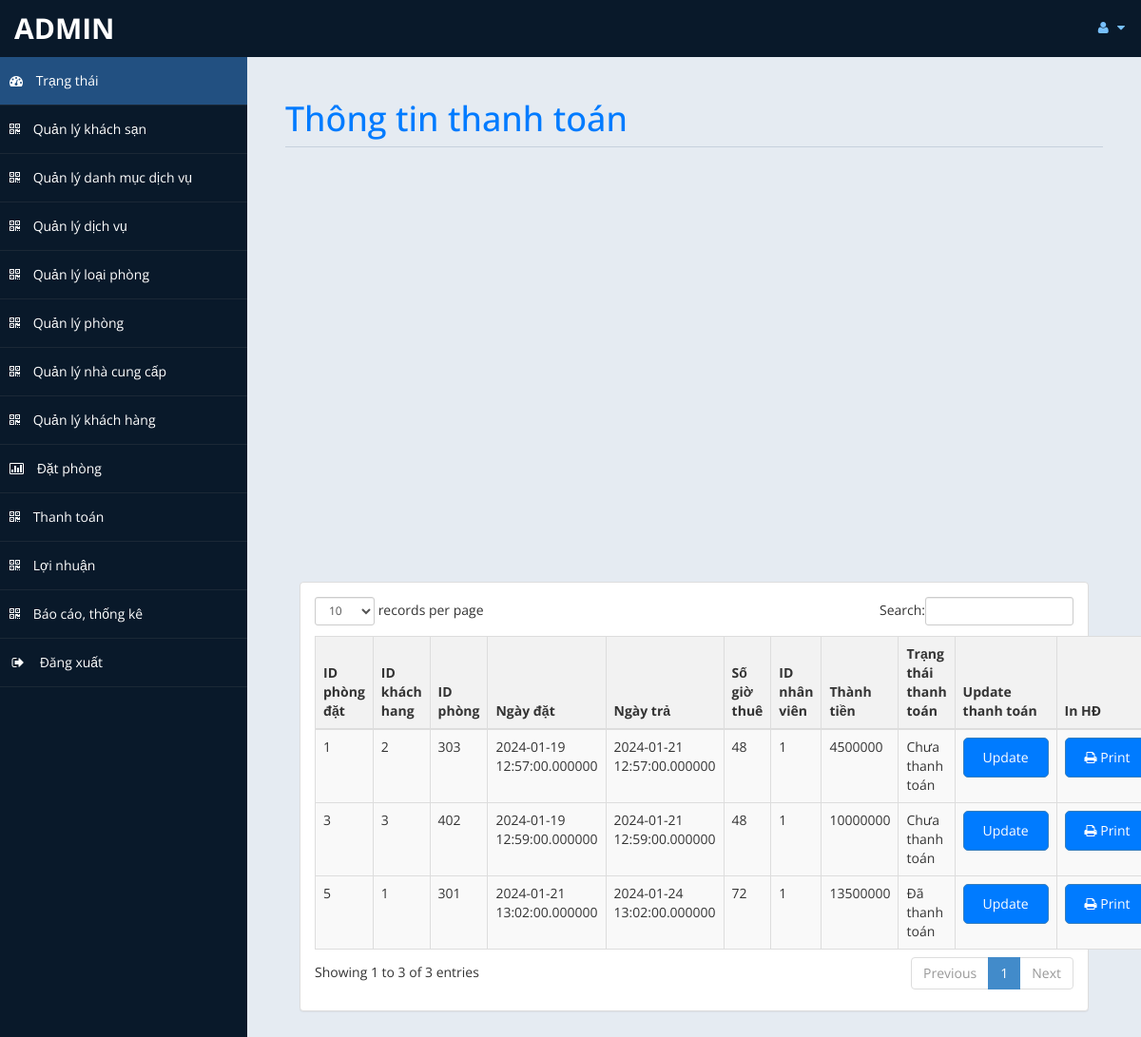
Screenshot of /admin/payment.php (signed in) with the database file from the repository.
### tables this page shows
CREATE TABLE `datphong` (
  `IDDP` varchar(10) NOT NULL,
  `IDKH` varchar(10) NOT NULL,
  `IDPHONG` varchar(10) NOT NULL,
  `NGAYDAT` datetime(6) NOT NULL,
  `NGAYTRA` datetime(6) NOT NULL,
  `TIMEO` int(20) NOT NULL,
  `IDUSER` varchar(10) NOT NULL,
  `THANHTOAN` float NOT NULL,
  `TRANGTHAITT` int(10) NOT NULL,
  `sodvsd` int(20) NOT NULL
);

### admin/payment.php (the view, shortened to what this page needs)
<!DOCTYPE html>
<html xmlns="http://www.w3.org/1999/xhtml">
<head>
    <link href="assets/css/bootstrap.css" rel="stylesheet" />
    <link href="assets/css/font-awesome.css" rel="stylesheet" />
    <link href="assets/css/thongtin.css" rel="stylesheet" />
	<link rel="stylesheet" href="assets/css/morris.css">
    <link href="assets/css/custom-styles.css" rel="stylesheet" />
    <link href="assets/js/dataTables/dataTables.bootstrap.css" rel="stylesheet" />
</head>
<body>
    <div id="wrapper">
        <nav class="navbar navbar-default top-navbar" role="navigation">
            <div class="navbar-header">
                <a class="navbar-brand" href="home.php"><?php echo $_SESSION["user"]; ?> </a>
            </div>
            <ul class="nav navbar-top-links navbar-right">
                <li class="dropdown">
                    <a class="dropdown-toggle" data-toggle="dropdown" href="#" aria-expanded="false">
                        <i class="fa fa-user fa-fw"></i> <i class="fa fa-caret-down"></i>
                    </a>
                </li>
            </ul>
        </nav>
        <nav class="navbar-default navbar-side" role="navigation">
        <div class="sidebar-collapse">
                <ul class="nav" id="main-menu">
                    <li>
                        <a class="active-menu" href="home.php"><i class="fa fa-dashboard"></i> Trạng thái</a>
                    </li>
                    <li>
                        <a  href="khachsan.php"><i class="fa fa-qrcode"></i> Quản lý khách sạn</a>
                    </li>
                    <li>
                        <a href="danhmuc.php"><i class="fa fa-qrcode"></i> Quản lý danh mục dịch vụ</a>
                    </li>
                    <li>
                        <a  href="dichvu.php"><i class="fa fa-qrcode"></i> Quản lý dịch vụ</a>
                    </li>
                    <li>
                        <a href="loaiphong.php"><i class="fa fa-qrcode"></i> Quản lý loại phòng</a>
                    </li>
                    <li>
                        <a  href="phong.php"><i class="fa fa-qrcode"></i> Quản lý phòng</a>
                    </li>
                    <li>
                        <a href="nhacungcap.php"><i class="fa fa-qrcode"></i> Quản lý nhà cung cấp</a>
                    </li>
                    <li>
                        <a  href="khachhang.php"><i class="fa fa-qrcode"></i> Quản lý khách hàng</a>
                    </li>
                    <li>
                        <a href="datphong.php"><i class="fa fa-bar-chart-o"></i> Đặt phòng</a>
                    </li>
                    <li>
                        <a href="payment.php"><i class="fa fa-qrcode"></i> Thanh toán</a>
                    </li>
                    <li>
                        <a  href="profit.php"><i class="fa fa-qrcode"></i> Lợi nhuận</a>
                    </li>
                    <li>
                        <a href="quanlythongke.php"><i class="fa fa-qrcode"></i> Báo cáo, thống kê</a>
                    </li>
                    <li>
    <a href="#" onclick="confirmLogout();">
        <i class="fa fa-sign-out fa-fw"></i> Đăng xuất
    </a>
</li>
					</ul>
            </div>
        </nav>
        <div id="page-wrapper" >
        <div id="page-inner">
			 <div class="row">
                    <div class="col-md-12">
                        <h1 class="page-header">
                           Thông tin thanh toán<small> </small>
                        </h1>
                    </div>
                </div>
			<?php
                include('db.php');
            ?>
            <br>
				<br>
				<br>
				<br><div id="chart"></div>
        <div class="col-md-12">
                    <div class="panel panel-default">
                        <div class="panel-body">
                            <div class="table-responsive table-striped-body">
                                <table class="table table-striped table-bordered table-hover" id="dataTables-example">
                                    <thead>
                                        <tr>
											<th>ID phòng đặt</th>
                                            <th>ID khách hang</th>
                                            <th>ID phòng</th>
											<th>Ngày đặt</th>
                                            <th>Ngày trả</th>
											<th>Số giờ thuê</th>
                                            <th>ID nhân viên</th>
                                            <th>Thành tiền</th>
                                           	<th>Trạng thái thanh toán</th>
                                            <th>Update thanh toán</th>
                                            <th>In HĐ</th>
                                        </tr>
                                    </thead>
                                    <tbody>
                                     <?php
                                        $sql = "select * from datphong";
                                        $re = mysqli_query($con, $sql);
                                        while ($row = mysqli_fetch_array($re)) {
                                            $id = $row['IDDP'];
                                            echo "<tr class='" . ($id % 2 == 1 ? 'gradeC' : 'gradeU') . "'>";
                                            echo "<td>" . $row['IDDP'] . "</td>";
                                            echo "<td>" . $row['IDKH'] . "</td>";
                                            echo "<td>" . $row['IDPHONG'] . "</td>";
                                            echo "<td>" . $row['NGAYDAT'] . "</td>";
                                            echo "<td>" . $row['NGAYTRA'] . "</td>";
                                            echo "<td>" . $row['TIMEO'] . "</td>";
                                            echo "<td>" . $row['IDUSER'] . "</td>";
                                            echo "<td>" . $row['THANHTOAN'] . "</td>";
                                            echo "<td>";
                                            $status = $row["TRANGTHAITT"];
                                            echo ($status == 0) ? "Chưa thanh toán" : "Đã thanh toán";
                                            echo "</td>";
                                            echo "<td>";
                                            echo " <a href='edit_print.php?id=$id'class='btn btn-primary'>Update</a>";
                                            echo "</td>";
                                            echo "<td>";
                                            echo "<a href='print.php?pid=" . $id . "' class='btn btn-primary'><i class='fa fa-print'></i> Print</a>";
                                            echo "</td>";
                                            echo "</tr>";
                                        }
                                ?>
                                    </tbody>
                                </table>
                            </div>
                        </div>
                    </div>
                </div>
                </div>
            </div>
    </div>
</body>
</html>

### admin/assets/css/thongtin.css (style rules this page uses)
body { font-family: Arial, sans-serif; background-color: #f8f9fa; }
#page-inner { padding: 20px; }
h1.page-header { color: #007bff; margin-bottom: 30px; }
table { width: 100%; border-collapse: collapse; margin-top: 20px; }
th, td { border: 1px solid #dee2e6; padding: 12px; text-align: left; }
tr.gradeC { background-color: #f2f2f2; }
.btn { padding: 10px 20px; border-radius: 5px; text-decoration: none; color: #fff; }
.btn-primary { background-color: #007bff; }
#dataTables-example { width: 100%; margin: 1em 0; border-collapse: collapse; border-spacing: 0; }
#dataTables-example th { background-color: #f2f2f2; font-weight: bold; padding: 8px; text-align: left; }
#dataTables-example td { padding: 8px; border-bottom: 1px solid #ddd; }
#dataTables-example tbody tr.gradeC { background-color: #f9f9f9; }

### admin/assets/css/custom-styles.css (style rules this page uses)
body { font-family: 'Open Sans', sans-serif; }
#wrapper { width: 100%; background:#09192A; }
#page-wrapper { padding: 15px 15px; min-height: 600px; background:#E5EBF2; }
#page-inner { width:100%; margin:10px 20px 10px 0px; background-color:transparent; padding:10px; min-height:1200px; }
h1, .h1, h2, .h2, h3, .h3 { margin-bottom: -5px; }
.page-header { padding-bottom: 9px; margin: 10px 0 45px; border-bottom: 1px solid #C7D1DD; }
.top-navbar { margin:0px; }
.top-navbar .navbar-brand { color: #fff; width: 260px; text-align: left; height: 60px; font-size: 30px; font-weight: 700; text-transform: uppercase; line-height: 30px; }
.top-navbar .nav > li { position: relative; display: inline-block; }
.top-navbar .nav > li > a { position: relative; display: block; padding: 19px 15px; color: #77C0FD; }
.active-menu { background-color:#225081!important; }
.sidebar-collapse , .sidebar-collapse .nav { background:none; }
.sidebar-collapse .nav { padding:0; }
.sidebar-collapse .nav > li > a { color:#fff; background:transparent; text-shadow:none; }
.sidebar-collapse > .nav > li > a { padding:15px 10px; }
.sidebar-collapse > .nav > li { border-bottom: 1px solid rgba(107, 108, 109, 0.19); }
.navbar-side { border:none; background-color: transparent; }
.top-navbar { background:#09192A; border-bottom:none; }
.top-navbar .nav > li > a > i { margin-right: 2px; }
.navbar-default { border:0px solid black; }
.navbar-header { background: #09192A; }
.nav > li > a > i { margin-right:10px; }
@media (min-width:768px) { #page-wrapper { margin: 0 0 0 260px; padding: 15px 30px; min-height: 1200px; } }
@media (min-width:768px) { .navbar-side { z-index: 1; position: absolute; width: 260px; } }
@media (min-width:768px) { .navbar { border-radius: 0px; } }

### rows the page displays
datphong: IDDP "1", IDKH "2", IDPHONG "303", NGAYDAT "2024-01-19 12:57:00.000000", NGAYTRA "2024-01-21 12:57:00.000000", TIMEO "48", IDUSER "1", THANHTOAN "4500000", TRANGTHAITT "Chưa thanh toán"
datphong: IDDP "3", IDKH "3", IDPHONG "402", NGAYDAT "2024-01-19 12:59:00.000000", NGAYTRA "2024-01-21 12:59:00.000000", TIMEO "48", IDUSER "1", THANHTOAN "10000000", TRANGTHAITT "Chưa thanh toán"
datphong: IDDP "5", IDKH "1", IDPHONG "301", NGAYDAT "2024-01-21 13:02:00.000000", NGAYTRA "2024-01-24 13:02:00.000000", TIMEO "72", IDUSER "1", THANHTOAN "13500000", TRANGTHAITT "Đã thanh toán"

### other values shown
$_SESSION["user"] "ADMIN"
